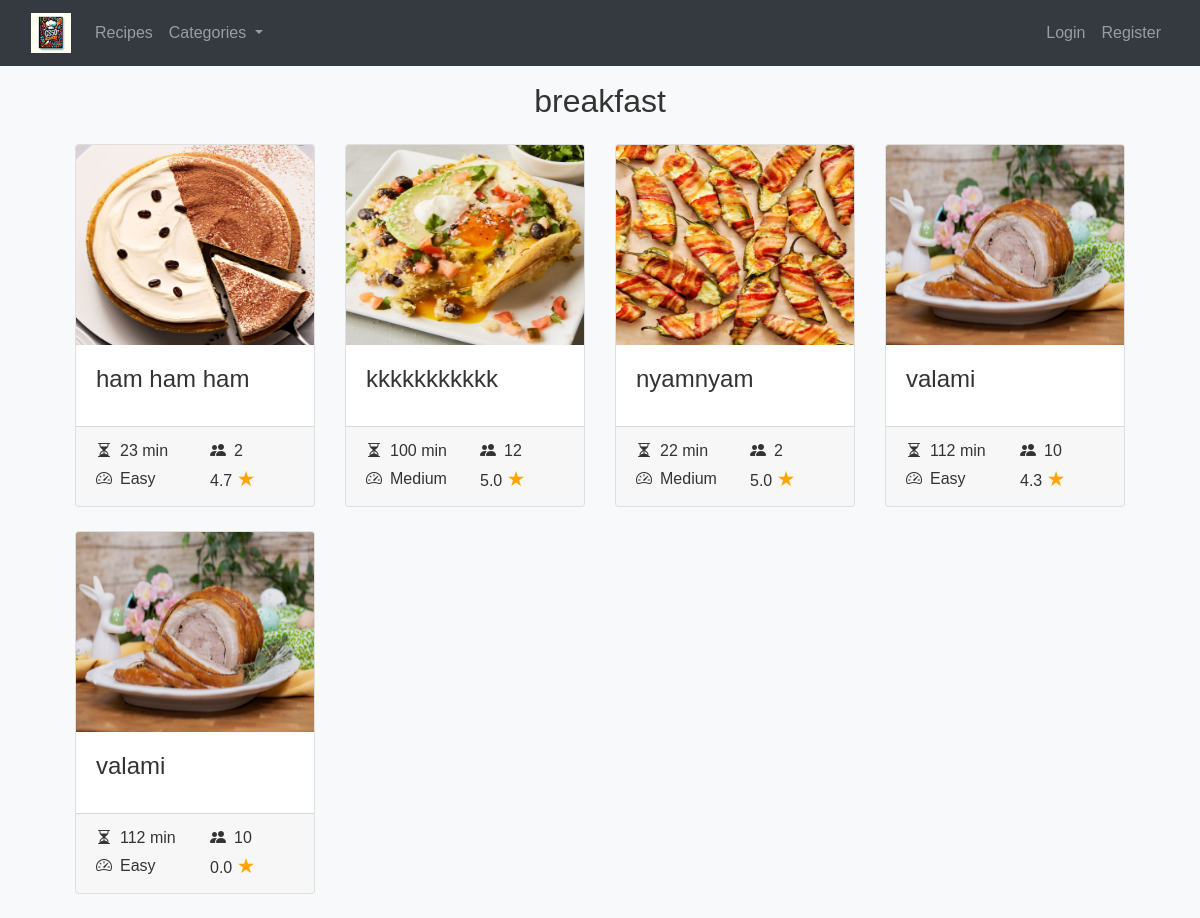
Page /category/breakfast/ on the earlier database version.
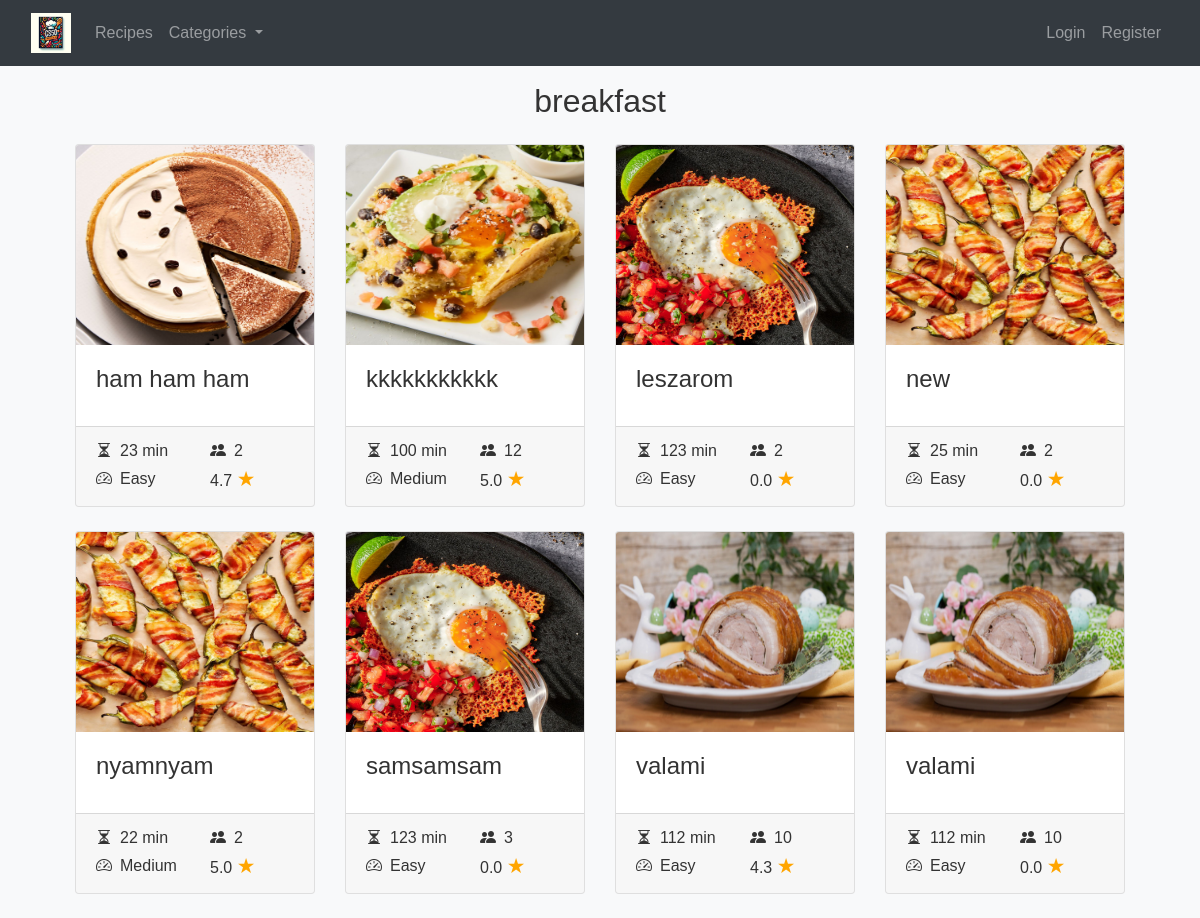
Same page on the later database version.
### recepies/models.py (models this page shows, shortened)
class Category(models.Model):
  title = models.CharField(max_length=100)
  def __str__(self):
    return self.title

class Recipe(models.Model):
  title = models.CharField(max_length=128)
  serving = models.PositiveIntegerField()
  preparation_time = models.PositiveIntegerField()
  difficulty = models.CharField(
    max_length=6,
    choices=DifficultyLevel.choices,
    default=DifficultyLevel.EASY
  )
  raw_ingredients = models.TextField(help_text="List ingredients as free text.")
  ingredients = models.ManyToManyField(Ingredient, related_name='recipes')
  preparation = models.TextField()
  image = models.ImageField(upload_to='recepies/', null=True, blank=True)
  categories = models.ManyToManyField(Category, related_name='recipes')
  ratings = models.JSONField(default=dict)
  average_rating = models.FloatField(default=0.0)
  created_at = models.DateTimeField(auto_now_add=True)
  creator = models.ForeignKey(User, on_delete=models.CASCADE, related_name="creator_recipe")

### recepies/views.py (the view)
# urls.py: path('category/<str:category>/',views.recipes_by_category, name='recipes_by_category'),
def recipes_by_category(request, category):
    categories = Category.objects.all()
    category = Category.objects.get(title=category)
    recipes = Recipe.objects.filter(categories=category).order_by('title')
    return render(request, 'recepies/recipes_by_category.html', {'recipes': recipes, 'category': category, 'categories': categories})

### recepies/templates/recepies/recipes_by_category.html (shortened to what this page needs)
{% extends "recepies/layout.html" %} {% block content %}
<div class="container mt-3">
  <h2 class="mb-4 text-center">{{ category }}</h2>
  <div class="row ml-auto mr-auto">
    {% for recipe in recipes%}
    <div class="col-6 col-md-6 col-lg-3 mb-4">
      <div class="card card-listing h-100 d-flex flex-column">
        <img
          class="card-img-top img-fluid"
          src="{{ recipe.image.url }}"
          alt="{{ recipe.title }}"
          style="width: 300px; height: 200px;"
        />
        <div class="card-body">
          <h4 class="card-title">{{ recipe.title|truncatechars:30 }}</h4>
        </div>
        <div class="card-footer mt-auto">
          <div class="row">
              <div class="col-6 d-flex align-items-center">
                  <i class="bi bi-hourglass-split"></i>
                  <span class="ml-2">{{ recipe.preparation_time }} min</span>
              </div>
              <div class="col-6 d-flex align-items-center">
                  <i class="bi bi-people-fill"></i>
                  <span class="ml-2">{{ recipe.serving }}</span>
              </div>
              <div class="col-6 d-flex align-items-center">
                  <i class="bi bi-speedometer2"></i>
                  <span class="ml-2">{{ recipe.difficulty }}</span>
              </div>
              <div class="col-6 d-flex align-items-center">
                  <p class="mb-0">{{ recipe.average_rating|floatformat:1 }} <span class="star-orange" style="font-size: 1.3rem">&#9733;</span></p>
              </div>
          </div>
      </div>
      </div>
    </div>
    {% empty %}
        <p>Nincsenek receptek ebben a kategóriában.</p>
    {% endfor %}
  </div>
</div>
{% endblock %}

### recepies/templates/recepies/layout.html (shortened to what this page needs)
{% load static %}
<!DOCTYPE html>
<html lang="en" >
  <head>
    <link
      rel="stylesheet"
      href="https://stackpath.bootstrapcdn.com/bootstrap/4.4.1/css/bootstrap.min.css"
    />
    <link rel="stylesheet" href="https://cdnjs.cloudflare.com/ajax/libs/font-awesome/6.5.1/css/all.min.css" />
    <link href="https://cdn.jsdelivr.net/npm/bootstrap-icons@1.9.1/font/bootstrap-icons.css" rel="stylesheet">
    <link href="{% static 'recepies/style.css' %}" rel="stylesheet" />
  </head>
  <body>
    <nav class="navbar navbar-expand-lg navbar-dark bg-dark">
        <div class="container-fluid">
            <a class="navbar-brand" href="{% url 'index' %}">
                <img src="{% static 'recepies/Colorful_book.webp' %}" alt="Logo" style="height: 40px;">
            </a>
            <div class="collapse navbar-collapse" id="navbarNav">
                <ul class="navbar-nav me-auto">
                    <li class="nav-item">
                        <a class="nav-link" href="{% url 'index' %}">Recipes</a>
                    </li>
                    <li class="nav-item dropdown">
                        <a class="nav-link dropdown-toggle" href="#" id="navbarDropdownMenuLink" role="button" data-toggle="dropdown" aria-haspopup="true" aria-expanded="false">
                            Categories
                        </a>
                </ul>
                <ul class="navbar-nav ml-auto">
                    {% if user.is_authenticated %}
                        <li class="nav-item">
                            <span class="navbar-text">{{ user.username }}</span>
                        </li>
                        <li class="nav-item">
                            <a class="nav-link" href="{% url 'my_recipes' %}">My recipes</a>
                        </li>
                        <li class="nav-item">
                            <a class="nav-link" href="{% url 'view_shopping_list' %}">Bevásárlólista</a>
                        </li>
                        <li class="nav-item">
                            <a class="nav-link" href="{% url 'logout' %}">Logout</a>
                        </li>
                    {% else %}
                        <li class="nav-item">
                            <a class="nav-link" href="{% url 'login' %}">Login</a>
                        </li>
                        <li class="nav-item">
                            <a class="nav-link" href="{% url 'register' %}">Register</a>
                        </li>
                    {% endif %}
                </ul>
            </div>
        </div>
    </nav>
  <div class="container mt-3">
      {% block content %}
      {% endblock %}
  </div>
  </body>
</html>

### recepies/static/recepies/style.css (style rules this page uses)
body { font-family: 'Poppins', sans-serif; background-color: #f8f9fa; color: #333; }
.star-orange { font-size: 1rem; color: orange; }
.card-footer .row > div { display: flex; align-items: center; }
.star-orange { font-size: 1.3rem; color: orange; }

### recepies/templates/recepies/layout.html (style rules this page uses)
.navbar-brand img { max-height: 100px; }

Differences in the rows shown:
added Recipe: image (picture), title "leszarom", preparation_time "123", serving "2", difficulty "Easy", average_rating "0.0"
added Recipe: image (picture), title "new", preparation_time "25", serving "2", difficulty "Easy", average_rating "0.0"
added Recipe: image (picture), title "samsamsam", preparation_time "123", serving "3", difficulty "Easy", average_rating "0.0"
